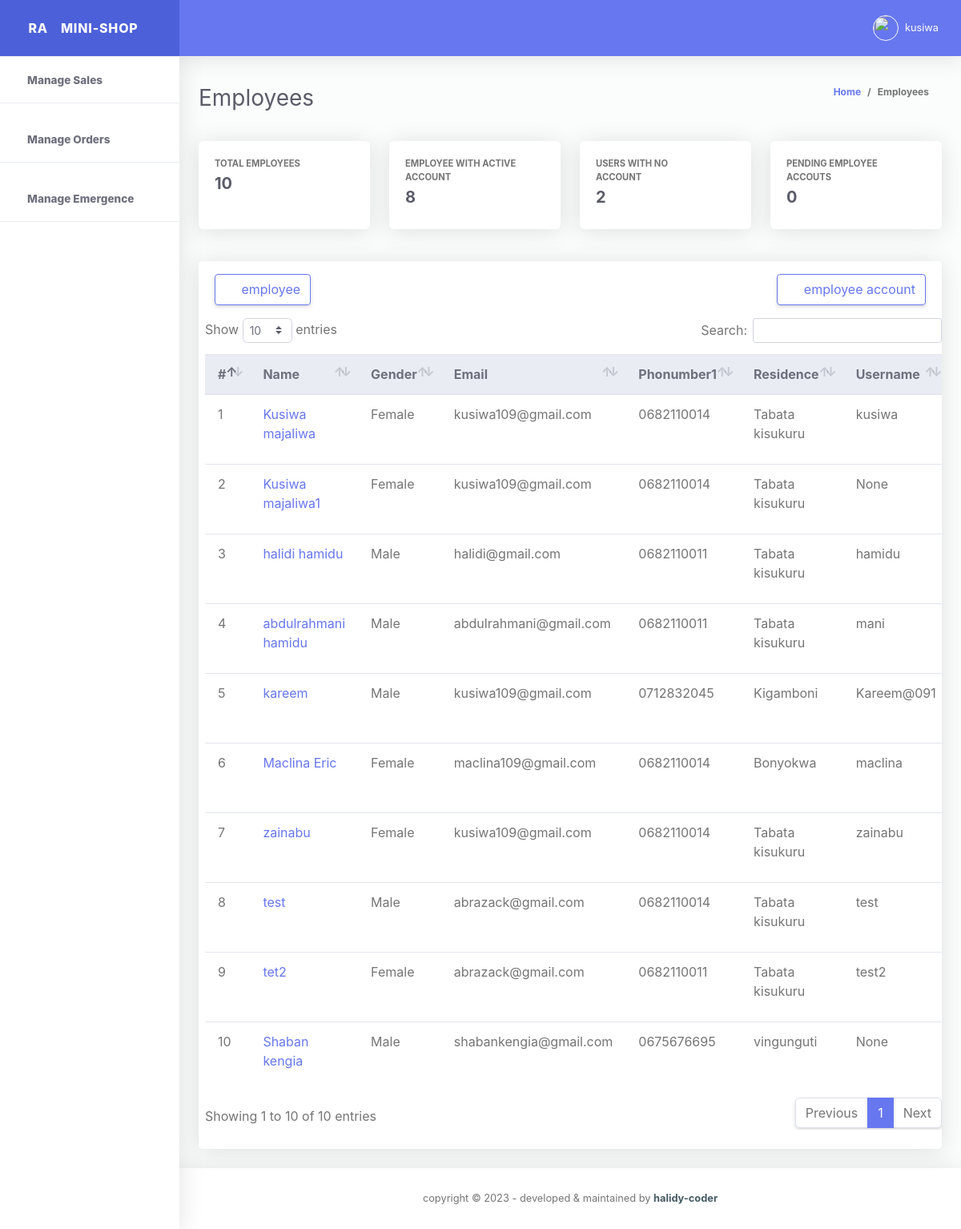
Screenshot of /my-employees (signed in) with the database file from the repository.
### storeApp/models.py (models this page shows)
class EmployeeDetailInformations(models.Model):
    id = models.UUIDField(
        primary_key=True, default=uuid.uuid4, editable=False, unique=True)
    employee_Full_name = models.CharField(max_length=200)
    employee_gender = models.CharField(max_length=100)
    employee_email_address = models.EmailField()
    employee_start_date = models.DateField(auto_now_add=True)
    employee_phone_number1 = models.CharField(max_length=100)
    employee_phone_number2 = models.CharField(max_length=100)
    employee_residence_area = models.CharField(max_length=100)
    employee_username = models.CharField(max_length=100, null=True, blank=True)
    employee_password = models.CharField(max_length=100, null=True, blank=True)
    created_at = models.DateTimeField(auto_now_add=True)
    updated_at = models.DateTimeField(auto_now=True)
    class Meta:
        verbose_name_plural = 'list of Employees'
    def __str__(self):
        return str(self.employee_Full_name)

### storeApp/views.py (the view, shortened to what this page needs)
# urls.py: path('my-employees', views.employeePage, name="employeePage"),
@cache_control(no_cache=True, must_revalidate=True, no_store=True)
@login_required(login_url=LOGIN_URL)
def employeePage(request):
  if request.method == "POST" and request.POST.get('add_employee'):
    print(request.POST.get('employee_Full_name'))
    form = EmployeeDetailInformationsForm(request.POST)
    if form.is_valid():
      form.save()
      employee_Full_name = request.POST.get('employee_Full_name')
      messages.success(request, f"{employee_Full_name} added successFull by {request.user.username}")
      return redirect("storeApp:employeePage")
    else:
      messages.info(request, "please try again.")
      return redirect("storeApp:employeePage")
  else:
    try:
      get_all_user_authorizations = AuthorizeUsers.objects.get(select_user = request.user)
    except:
      messages.info(request, f"{request.user} does not have any credential yet!")
      return redirect("storeApp:employeePage")
    get_all_employee = EmployeeDetailInformations.objects.all()
    get_number__of_all_employee = EmployeeDetailInformations.objects.all().count()
    get_number__of_all_employee_with_no_account = EmployeeDetailInformations.objects.filter(employee_username = None).count()
    get_number__of_all_employee_with_account = get_number__of_all_employee - get_number__of_all_employee_with_no_account
    form = EmployeeAcountForm()
    template_name = 'store/employeePage.html'
    context = {
      'form':form,
      'get_number__of_all_employee':get_number__of_all_employee,
      'get_number__of_all_employee_with_no_account':get_number__of_all_employee_with_no_account,
      'get_number__of_all_employee_with_account':get_number__of_all_employee_with_account,
      'get_all_employee':get_all_employee,
      'get_all_user_authorizations':get_all_user_authorizations,
    }
    return render(request, template_name, context)

### storeApp/forms.py
class EmployeeAcountForm(UserCreationForm):
  class Meta:
    model =User
    fields =  ['first_name', 'username', 'password1', 'password2']

### templates/store/employeePage.html (shortened to what this page needs)
{% extends './base.html' %}
{% load static %}
{% block content %}
{% include './employeeStatusBar.html' %}
{% include './employeeDatatable.html' %}
{% endblock %}

### templates/store/base.html (shortened to what this page needs)
<!DOCTYPE html>
<html lang="en">
{% load static %}
<head>
  <link href="{% static './vendor/fontawesome-free/css/all.min.css' %}" rel="stylesheet" type="text/css">
  <link href="{% static './vendor/bootstrap/css/bootstrap.min.css' %}" rel="stylesheet" type="text/css">
  <link href="{% static './css/ruang-admin.min.css' %}" rel="stylesheet">
  <link href="{% static './css/chart.css' %}" rel="stylesheet">
  <link href="{% static './vendor/datatables/dataTables.bootstrap4.min.css' %}" rel="stylesheet">
  <link href="{% static './vendor/select2/dist/css/select2.min.css'%}" rel="stylesheet" type="text/css">
  <link href="{% static './vendor/bootstrap-datepicker/css/bootstrap-datepicker.min.css' %}" rel="stylesheet" >
  <link href="{% static './vendor/bootstrap-touchspin/css/jquery.bootstrap-touchspin.css' %} " rel="stylesheet" >
  <link href="{% static './vendor/clock-picker/clockpicker.css' %}" rel="stylesheet">
  <link href="{% static './css/ruang-admin.css' %}" rel="stylesheet">
</head>
<body id="page-top" >
<div id="wrapper" >
  <ul class="navbar-nav sidebar sidebar-light accordion" id="accordionSidebar">
    <a class="sidebar-brand d-flex align-items-center justify-content-center" href="homePage">
      <div class="sidebar-brand-icon">
        <span>RA</span>
      </div>
      <div class="sidebar-brand-text mx-3">MINI-SHOP</div>
    </a>
    <hr class="sidebar-divider my-0">
    {% if get_all_user_authorizations.manage_sales %}
    <li class="nav-item active">
      <a class="nav-link" href="{% url 'storeApp:salesPage' %}">
        <i class="fas far fa-money-bill-alt fa-2x text-success"></i>
        <span>Manage Sales</span></a>
    </li>
    <hr class="sidebar-divider">
    {% endif %}
    {% if get_all_user_authorizations.manage_orders %}
    <li class="nav-item active">
      <a class="nav-link" href="{% url 'storeApp:ordersPage' %}">
        <i class="fas far fas fa-cart-arrow-down fa-2x text-success"></i>
        <span>Manage Orders</span></a>
    </li>
    <hr class="sidebar-divider">
    {% endif %}
    {% if get_all_user_authorizations.manage_emergence %}
    <li class="nav-item active">
      <a class="nav-link" href="{% url 'storeApp:emergencePage' %}">
        <i class="fas far far fa-comments fa-2x text-success"></i>
        <span>Manage Emergence</span></a>
    </li>
    <hr class="sidebar-divider">
    {% endif %}
  </ul>
  <div id="content-wrapper" class="d-flex flex-column">
    <div id="content">
      <nav class="navbar navbar-expand navbar-light bg-navbar topbar mb-4 static-top">
        <button id="sidebarToggleTop" class="btn btn-link rounded-circle mr-3">
          <i class="fa fa-bars"></i>
        </button>
        <ul class="navbar-nav ml-auto">
          {% if request.user.is_authenticated %}
          <li class="nav-item dropdown no-arrow">
            <a class="nav-link dropdown-toggle" href="#" id="userDropdown" role="button" data-toggle="dropdown"
              aria-haspopup="true" aria-expanded="false">
              <img class="img-profile rounded-circle" src="{% static 'img/boy.png' %}" style="max-width: 60px">
              <span class="ml-2 d-none d-lg-inline text-white small">{{request.user.username}}</span>
            </a>
          </li>
          {% endif %}
        </ul>
      </nav>
      {% block content %}
      {% endblock %}
    </div>
    <footer class="sticky-footer bg-white">
      <div class="container my-auto">
        <div class="copyright text-center my-auto">
          <span>copyright &copy; <script> document.write(new Date().getFullYear()); </script> - developed & maintained by
            <b><a href="https://halidy-coder.gitlab.io/" target="_blank">halidy-coder</a></b>
          </span>
        </div>
      </div>
    </footer>
  </div>
</div>
  </body>
</html>

### templates/store/employeeStatusBar.html (shortened to what this page needs)
<div class="container-fluid" id="container-wrapper">
<div class="d-sm-flex align-items-center justify-content-between mb-4">
  <h1 class="h3 mb-0 text-gray-800">Employees</h1>
  <ol class="breadcrumb">
    <li class="breadcrumb-item"><a href="./">Home</a></li>
    <li class="breadcrumb-item active" aria-current="page">Employees</li>
  </ol>
</div>
<div class="row mb-3">
  <div class="col-xl-3 col-md-6 mb-4">
    <div class="card h-100">
      <div class="card-body">
        <div class="row align-items-center">
          <div class="col mr-2">
            <div class="text-xs font-weight-bold text-uppercase mb-1">Total Employees</div>
            <div class="h5 mb-0 font-weight-bold text-gray-800">{{get_number__of_all_employee}}</div>
          </div>
          <div class="col-auto">
            <i class="fas fas fa-users fa-2x text-primary"></i>
          </div>
        </div>
      </div>
    </div>
  </div>
  <div class="col-xl-3 col-md-6 mb-4">
    <div class="card h-100">
      <div class="card-body">
        <div class="row no-gutters align-items-center">
          <div class="col mr-2">
            <div class="text-xs font-weight-bold text-uppercase mb-1">Employee with active account</div>
            <div class="h5 mb-0 font-weight-bold text-gray-800">{{get_number__of_all_employee_with_account}}</div>
          </div>
          <div class="col-auto">
            <i class="fas fas fa-user-shield fa-2x text-success"></i>
          </div>
        </div>
      </div>
    </div>
  </div>
  <div class="col-xl-3 col-md-6 mb-4">
    <div class="card h-100">
      <div class="card-body">
        <div class="row no-gutters align-items-center">
          <div class="col mr-2">
            <div class="text-xs font-weight-bold text-uppercase mb-1">USERS WITH NO ACCOUNT</div>
            <div class="h5 mb-0 mr-3 font-weight-bold text-gray-800">{{get_number__of_all_employee_with_no_account}}</div>
          </div>
          <div class="col-auto">
            <i class="fas fas fa-users fa-2x text-info"></i>
          </div>
        </div>
      </div>
    </div>
  </div>
  <div class="col-xl-3 col-md-6 mb-4">
    <div class="card h-100">
      <div class="card-body">
        <div class="row no-gutters align-items-center">
          <div class="col mr-2">
            <div class="text-xs font-weight-bold text-uppercase mb-1">PENDING EMPLOYEE ACCOUTS</div>
            <div class="h5 mb-0 font-weight-bold text-gray-800">0</div>
          </div>
          <div class="col-auto">
            <i class="fas fas fa-user-lock fa-2x text-danger"></i>
          </div>
        </div>
      </div>
    </div>
  </div>
</div>
</div>

### templates/store/employeeDatatable.html (shortened to what this page needs)
<div class="table_section">
  <div class="container-fluid">
    <div class="row">
      <div class="col-xl-12 col-lg-12 mb-4">
        <div class="card">
          <div class="card-header py-3 d-flex flex-row align-items-center justify-content-between">
            <button type="button" class="btn btn-outline-primary" data-toggle="modal" data-target="#employeeModal"
            id="#employeeModal"><i class="fas fa-plus p-1"></i>employee</button>
            <button type="button" class="btn btn-outline-primary" data-toggle="modal" data-target="#employeeAccountModal"
            id="#employeeAccountModal"><i class="fas fa-plus p-1"></i>employee account</button>
          </div>
          {% if get_number__of_all_employee%}
          <div class="table-responsive pl-2">
            <table class="table align-items-center table-flush table-hover" id="dataTableHover">
              <thead class="thead-light">
                <tr>
                  <th>#</th>
                  <th>Name</th>
                  <th>Gender</th>
                  <th>Email</th>
                  <th>Phonumber1</th>
                  <th>Residence</th>
                  <th>Username</th>
                </tr>
              </thead>
              <tbody>
                {% for employee in get_all_employee %}
                <tr>
                  <td>{{forloop.counter}}</td>
                  <td><a href="#">{{ employee.employee_Full_name}}</a></td>
                  <td>{{employee.employee_gender}}</td>
                  <td>{{employee.employee_email_address}}</td>
                  <td>{{employee.employee_phone_number1}}</td>
                  <td>{{employee.employee_residence_area}}</td>
                  <td>{{employee.employee_username}}</td>
                </tr>
              {% endfor %}
              </tbody>
            </table>
          </div>
          {% else %}
          <div class="table-responsive pl-2">
            <div class="empty_content">
              <p> No employee added yet! </p>
            </div>
          </div>
          {% endif %}
          <div class="card-footer"></div>
        </div>
      </div>
    </div>
  </div>
</div>

### static/css/ruang-admin.css (style rules this page uses)
html { position: relative; min-height: 100%; font-family: Nunito }
body { height: 100% }
#wrapper { display: -webkit-box; display: -ms-flexbox; display: flex }
#wrapper #content-wrapper { background-color: #fafdfb; width: 100%; overflow-x: hidden }
#wrapper #content-wrapper #content { -webkit-box-flex: 1; -ms-flex: 1 0 auto; flex: 1 0 auto }
.container, .container-fluid, .container-login { padding-left: 1.5rem; padding-right: 1.5rem }
.text-xs { font-size: .7rem }
.text-gray-800 { color: #5a5c69 !important }
.dropdown.no-arrow .dropdown-toggle::after { display: none }
.sidebar .nav-item.dropdown .dropdown-toggle::after, .topbar .nav-item.dropdown .dropdown-toggle::after { width: 1rem; text-align: center; float: right; vertical-align: 0; border: 0; font-weight: 900; content: '\f105'; font-family: 'Font Awesome 5 Free' }
.sidebar .nav-item .nav-link, .topbar .nav-item .nav-link { position: relative }
.sidebar .nav-item .nav-link .img-profile, .topbar .nav-item .nav-link .img-profile { height: 2rem; width: 2rem; border: 1px solid #fafafa }
.topbar { height: 4.375rem; z-index: 2; -webkit-box-shadow: 0 .15rem 1.75rem 0 rgba(58, 59, 69, .15) !important; box-shadow: 0 .15rem 1.75rem 0 rgba(58, 59, 69, .15) !important }
.topbar #sidebarToggleTop { height: 2.5rem; width: 2.5rem; -webkit-box-shadow: 0 0 !important; box-shadow: 0 0 !important }
.topbar .nav-item .nav-link { height: 4.375rem; display: -webkit-box; display: -ms-flexbox; display: flex; -webkit-box-align: center; -ms-flex-align: center; align-items: center; padding: 0 .75rem }
.topbar .dropdown { position: static }
@media (min-width:576px) { .topbar .dropdown { position: relative } }
.topbar.navbar-light .navbar-nav .nav-item .nav-link { color: #fafafa; transition: all .3s ease-in-out; -webkit-transition: all .3s ease-in-out }
.bg-navbar { background-color: #6777ef }
.sidebar { min-height: 100vh; width: 14rem !important; background-color: #fff !important; -webkit-box-shadow: 0 .15rem 1.75rem 0 rgba(58, 59, 69, .15) !important; box-shadow: 0 .15rem 1.75rem 0 rgba(58, 59, 69, .15) !important; z-index: 0 }
.sidebar .nav-item { position: relative; margin-bottom: -15px }
.sidebar .nav-item .nav-link { display: block; width: 100%; text-align: left; padding: 1rem; width: 14rem }
.sidebar .nav-item .nav-link i { font-size: .85rem; margin-right: .25rem }
.sidebar .nav-item .nav-link span { font-size: .85rem; display: inline }
.sidebar .nav-item.active .nav-link { font-weight: 800 }
.sidebar .sidebar-brand { height: 4.375rem; text-decoration: none; font-size: 1rem; font-weight: 800; padding: 1.5rem 1rem; text-align: center; letter-spacing: .05rem; z-index: 1 }
.sidebar hr.sidebar-divider { margin: 1rem 0 1rem 0 }
.sidebar .sidebar-brand .sidebar-brand-text { display: inline }
.breadcrumb { background-color: transparent; font-size: 12px; font-weight: 700 }
.sidebar-light .sidebar-brand { color: #fafafa; background-color: #4c60da }
.sidebar-light hr.sidebar-divider { border-top: 1px solid #eaecf4 }
.sidebar-light .nav-item .nav-link { color: #858796 }
.sidebar-light .nav-item .nav-link i { color: #9e9e9e }
.sidebar-light .nav-item.active .nav-link { color: #6e707e }
.sidebar-light .nav-item.active .nav-link i { color: #6e707e }
footer.sticky-footer { padding: 2rem 0; -ms-flex-negative: 0; flex-shrink: 0; -webkit-box-shadow: 0 .15rem 1.75rem 0 rgba(58, 59, 69, .15); box-shadow: 0 .15rem 1.75rem 0 rgba(58, 59, 69, .15) }
footer.sticky-footer .copyright { line-height: 1; font-size: .8rem }
footer.sticky-footer .copyright a { color: #455a64 }
.table-flush td, .table-flush th { border-right: 0; border-left: 0 }
.table-flush tbody tr:first-child td, .table-flush tbody tr:first-child th { border-top: 0 }
.table-flush tbody tr:last-child td, .table-flush tbody tr:last-child th { border-bottom: 0 }
.card .table { margin-bottom: 0 }
.card .table td, .card .table th { padding-right: 1rem; padding-left: 1rem }
.card { -webkit-box-shadow: 0 .15rem 1.75rem 0 rgba(58, 59, 69, .15) !important; box-shadow: 0 .15rem 1.75rem 0 rgba(58, 59, 69, .15) !important }

### rows the page displays
EmployeeDetailInformations: employee_Full_name "Kusiwa majaliwa", employee_gender "Female", employee_email_address "kusiwa109@gmail.com", employee_phone_number1 "0682110014", employee_residence_area "Tabata kisukuru", employee_username "kusiwa"
EmployeeDetailInformations: employee_Full_name "Kusiwa majaliwa1", employee_gender "Female", employee_email_address "kusiwa109@gmail.com", employee_phone_number1 "0682110014", employee_residence_area "Tabata kisukuru", employee_username "None"
EmployeeDetailInformations: employee_Full_name "halidi hamidu", employee_gender "Male", employee_email_address "halidi@gmail.com", employee_phone_number1 "0682110011", employee_residence_area "Tabata kisukuru", employee_username "hamidu"
EmployeeDetailInformations: employee_Full_name "abdulrahmani hamidu", employee_gender "Male", employee_email_address "abdulrahmani@gmail.com", employee_phone_number1 "0682110011", employee_residence_area "Tabata kisukuru", employee_username "mani"
EmployeeDetailInformations: employee_Full_name "kareem", employee_gender "Male", employee_email_address "kusiwa109@gmail.com", employee_phone_number1 "0712832045", employee_residence_area "Kigamboni", employee_username "Kareem@091"
EmployeeDetailInformations: employee_Full_name "Maclina Eric", employee_gender "Female", employee_email_address "maclina109@gmail.com", employee_phone_number1 "0682110014", employee_residence_area "Bonyokwa", employee_username "maclina"
EmployeeDetailInformations: employee_Full_name "zainabu", employee_gender "Female", employee_email_address "kusiwa109@gmail.com", employee_phone_number1 "0682110014", employee_residence_area "Tabata kisukuru", employee_username "zainabu"
EmployeeDetailInformations: employee_Full_name "test", employee_gender "Male", employee_email_address "abrazack@gmail.com", employee_phone_number1 "0682110014", employee_residence_area "Tabata kisukuru", employee_username "test"
EmployeeDetailInformations: employee_Full_name "tet2", employee_gender "Female", employee_email_address "abrazack@gmail.com", employee_phone_number1 "0682110011", employee_residence_area "Tabata kisukuru", employee_username "test2"
EmployeeDetailInformations: employee_Full_name "Shaban kengia", employee_gender "Male", employee_email_address "shabankengia@gmail.com", employee_phone_number1 "0675676695", employee_residence_area "vingunguti", employee_username "None"

### other values shown
{{ request.user.username }} "kusiwa"
{{ get_number__of_all_employee }} "10"
{{ get_number__of_all_employee_with_account }} "8"
{{ get_number__of_all_employee_with_no_account }} "2"
